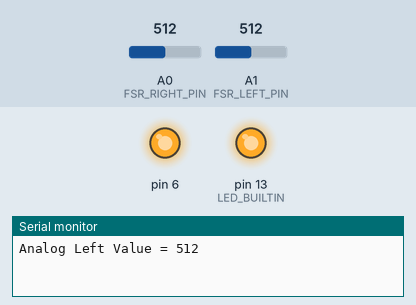
This sketch was run on a simulated Arduino Leonardo, built with avr-gcc and run on an emulated ATmega32U4. On the bench: output pins drawn as LEDs (lit = HIGH), the last lines printed to the serial monitor. The inputs (shaded band) are chosen by the test bench; at power-on: A1 (FSR_LEFT_PIN) = 512, A0 (FSR_RIGHT_PIN) = 512. USB keyboard and mouse output is not drawn.

Above: at 1.2 s.
1.3 s: A1 (FSR_LEFT_PIN) set to 217
2.8 s: A1 (FSR_LEFT_PIN) set to 184
At 3.27 s:
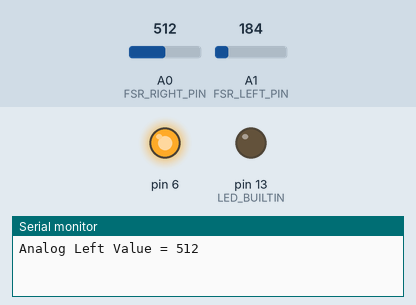
5.8 s: A1 (FSR_LEFT_PIN) set to 306
At 7.0 s:
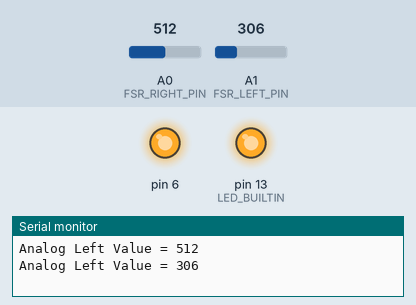
7.3 s: A1 (FSR_LEFT_PIN) set to 122
At 7.77 s:
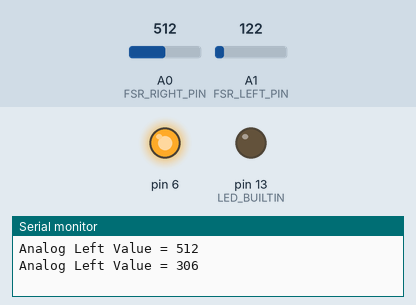
Timing chart, 0 to 10.3 s (numbered marks = the images above; inputs shaded):
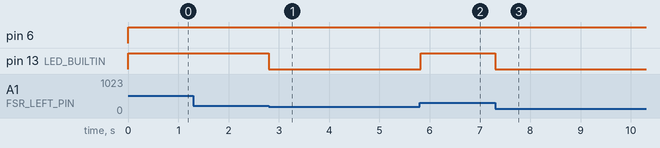

The sketch:

OCM-TouchDetector.ino
```cpp
#include <Mouse.h>

#define NO_TOUCH 200
#define FSR_RIGHT_PIN A0
#define FSR_LEFT_PIN A1


int fsrReadingLeft;
int fsrReadingRight;


void setup() {
  // put your setup code here, to run once:
  Serial.begin(9600);
  Mouse.begin();
  pinMode(LED_BUILTIN, OUTPUT);
  pinMode(6, OUTPUT);


}

void loop() {
  // put your main code here, to run repeatedly:
  fsrReadingLeft = analogRead(FSR_LEFT_PIN);
  fsrReadingRight = analogRead(FSR_RIGHT_PIN);
  /*Serial.print("Analog Left Value = ");
  Serial.println(fsrReadingLeft);
  Serial.print("Analog Right Value = ");
  Serial.println(fsrReadingRight);*/

  bool flag = true;
  if(fsrReadingLeft > NO_TOUCH)
  {
      Mouse.press();
      digitalWrite(LED_BUILTIN, HIGH);
      digitalWrite(6, HIGH);
      Serial.print("Analog Left Value = ");
      Serial.println(fsrReadingLeft);
      delay(50);
      while(fsrReadingLeft > NO_TOUCH)
      {
          fsrReadingLeft = analogRead(FSR_LEFT_PIN);
       }
       Mouse.release();
       digitalWrite(LED_BUILTIN, LOW);
       digitalWrite(6, LOW);

  }
   if (fsrReadingRight > NO_TOUCH)
  {
    Mouse.click(MOUSE_RIGHT);//Single Right Click
    digitalWrite(6, HIGH);
    delay(50);
    digitalWrite(6, LOW);
  }


}
```

Measured:
- the behaviour switches between 201 and 200 on A1 (FSR_LEFT_PIN) (found by bisection; images 0 and 1)
- after the input at 1.3 s, every drawn part: stays the same
- after the input at 2.8 s, pin 13 (LED_BUILTIN): HIGH → LOW at once
- after the input at 5.8 s, pin 13 (LED_BUILTIN): LOW → HIGH at once
- after the input at 7.3 s, pin 13 (LED_BUILTIN): HIGH → LOW at once
